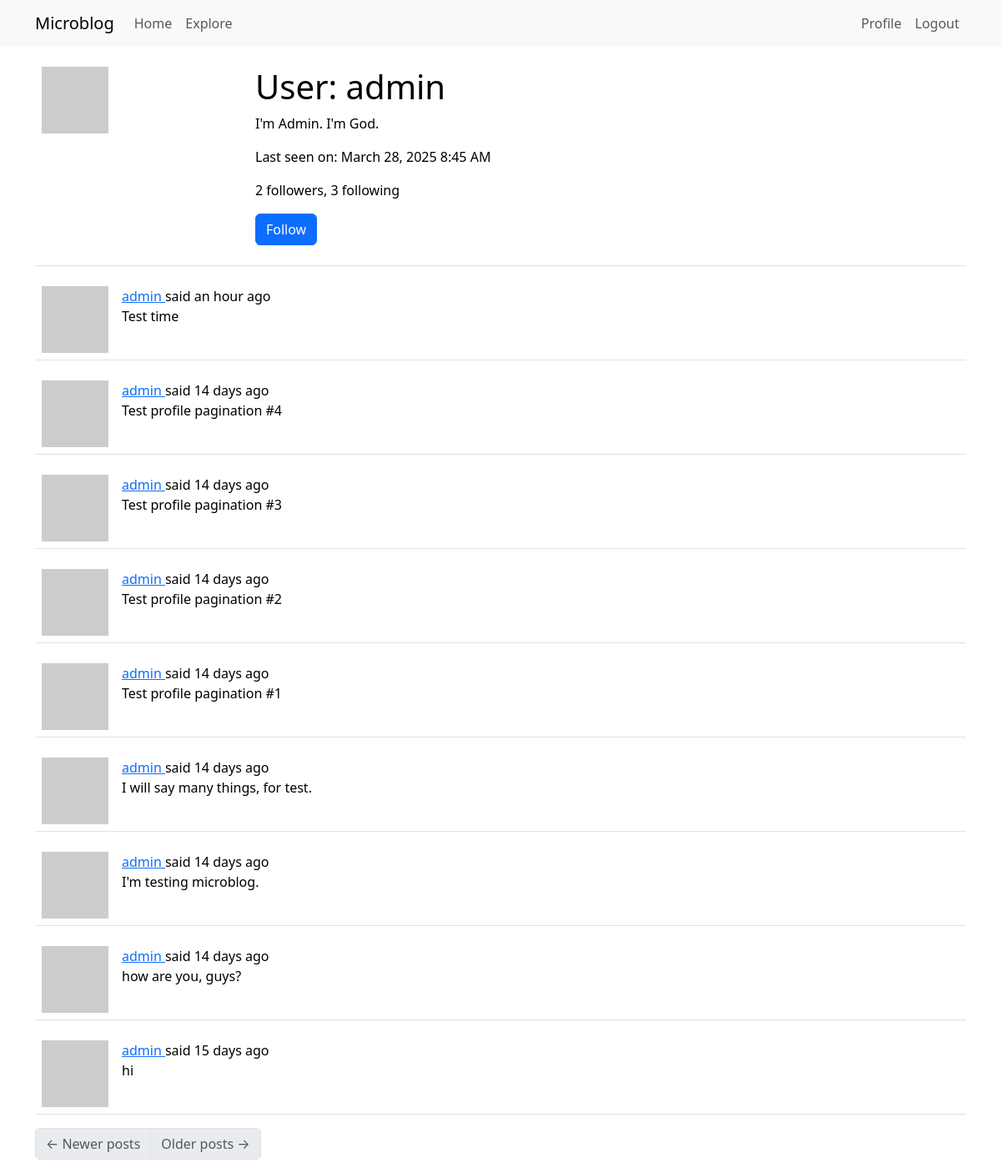
The app's page /user/admin (signed in) with its own data.
### app/models.py (models this page shows, shortened)
class User(UserMixin, db.Model):
    id: so.Mapped[int] = so.mapped_column(primary_key=True)
    username: so.Mapped[str] = so.mapped_column(sa.String(64), index=True,unique=True)
    email: so.Mapped[str] = so.mapped_column(sa.String(120), index=True, unique=True)
    password_hash: so.Mapped[Optional[str]] = so.mapped_column(sa.String(256))
    about_me: so.Mapped[Optional[str]] = so.mapped_column(sa.String(140))
    last_seen: so.Mapped[Optional[datetime]] = so.mapped_column(
        default=lambda:datetime.now(timezone.utc)
    )
    posts: so.WriteOnlyMapped['Post'] = so.relationship(back_populates='author')
    following: so.WriteOnlyMapped['User'] = so.relationship(
        secondary=followers, primaryjoin=(followers.c.follower_id == id),
        secondaryjoin=(followers.c.followed_id == id),
        back_populates='followers'
    )
    followers: so.WriteOnlyMapped['User'] = so.relationship(
        secondary=followers, primaryjoin=(followers.c.followed_id == id),
        secondaryjoin=(followers.c.follower_id == id),
        back_populates='following'
    )
    def avatar(self, size):
        digest = md5(self.email.lower().encode('utf-8')).hexdigest()
        return f'https://www.gravatar.com/avatar/{digest}?d=identicon&s={size}'
    def is_following(self, user):
        query = self.following.select().where(User.id == user.id)
        return db.session.scalar(query) is not None
    def followers_count(self):
        query = sa.select(sa.func.count()).select_from(
            self.followers.select().subquery()
        )
        return db.session.scalar(query)
    def following_count(self):
        query = sa.select(sa.func.count()).select_from(
            self.following.select().subquery()
        )
        return db.session.scalar(query)

class Post(db.Model):
    id: so.Mapped[int] = so.mapped_column(primary_key=True)
    body: so.Mapped[str] = so.mapped_column(sa.String(140))
    timestamp: so.Mapped[datetime] = so.mapped_column(
        index=True, default=lambda: datetime.now(timezone.utc)
    )
    user_id: so.Mapped[int] = so.mapped_column(sa.ForeignKey(User.id),index=True)
    author: so.Mapped[User] = so.relationship(back_populates='posts')

### app/routes.py (the view)
@app.route('/user/<username>')
@login_required
def user(username):
    user = db.first_or_404(sa.select(User).where(User.username == username))
    page = request.args.get('page', 1, type=int)
    query = user.posts.select().order_by(Post.timestamp.desc())
    posts = db.paginate(query, page=page, per_page=app.config['POSTS_PER_PAGE'], error_out=False)
    next_url = url_for('user', username=user.username, page=posts.next_num) if posts.has_next else None
    prev_url = url_for('user', username=user.username, page=posts.prev_num) if posts.has_prev else None
    form = EmptyForm()
    return render_template('user.html', user=user, posts=posts.items, next_url=next_url, prev_url=prev_url, form=form)

### app/forms.py
class EmptyForm(FlaskForm):
    submit = SubmitField('Submit')

### app/__init__.py (called while the page is built)
def get_locale():
    return request.accept_languages.best_match(app.config['LANGUAGES'])

### app/models.py (called while the page is built)
@login.user_loader
def load_user(id):
    return db.session.get(User, int(id))

### app/routes.py (called while the page is built)
@app.before_request
def before_request():
    if current_user.is_authenticated:
        current_user.last_seen = datetime.now(timezone.utc)
        db.session.commit()

### app/templates/user.html (shortened to what this page needs)
{% extends "base.html" %}
{% block content %}
    <table class="table table-hover">
        <tr>
            <td width="256px"><img src="{{ user.avatar(256) }}"></td>
            <td>
                <h1>{{ _('User') }}: {{ user.username }}</h1>
                {% if user.about_me %}<p>{{ user.about_me }}</p>{% endif %}
                {% if user.last_seen %}<p>{{ _('Last seen on') }}: {{ moment(user.last_seen).format('LLL') }}</p>{% endif %}
                <p>{{ _('%(count)d followers', count=user.followers_count()) }}, {{ _('%(count)d following', count=user.following_count()) }}</p>
                {% if user == current_user %}
                <p><a href="{{ url_for('edit_profile') }}">{{ _('Edit your profile') }}</a></p>
                {% elif not current_user.is_following(user) %}
                <p>
                    <form action="{{ url_for('follow', username=user.username) }}" method="post">
                        {{ form.submit(value=_('Follow'), class_='btn btn-primary') }}
                    </form>
                </p>
                {% endif %}
            </td>
        </tr>
    </table>
    {% for post in posts %}
        {% include '_post.html' %}
    {% endfor %}
    <nav aria-label="Post navigation">
        <ul class="pagination">
            <li class="page-item{% if not prev_url %} disabled{% endif %}">
                <a class="page-link" href="{{ prev_url }}">
                    <span aria-hidden="true">&larr;</span> {{ _('Newer posts') }}
                </a>
            </li>
            <li class="page-item{% if not next_url %} disabled{% endif %}">
                <a class="page-link" href="{{ next_url }}">
                    {{ _('Older posts') }} <span aria-hidden="true">&rarr;</span>
                </a>
            </li>
        </ul>
    </nav>
{% endblock %}

### app/templates/_post.html (shortened to what this page needs)
<table class="table table-hover">
    <tr>
        <td width="70px">
            <a href="{{ url_for('user', username=post.author.username) }}">
                <img src="{{ post.author.avatar(70) }}">
            </a>
        </td>
        <td>
            {{ _('%(username)s said %(when)s',
                username=user_link, when=moment(post.timestamp).fromNow()) }}
            <br>
            {{ post.body }}
        </td>
    </tr>
</table>

### records on screen
User: username "admin", about_me "I'm Admin. I'm God.", last_seen "March 28, 2025 8:45 AM"
Post: body "Test time"
Post: body "Test profile pagination #4"
Post: body "Test profile pagination #3"
Post: body "Test profile pagination #2"
Post: body "Test profile pagination #1"
Post: body "I will say many things, for test."
Post: body "I'm testing microblog."
Post: body "how are you, guys?"
Post: body "hi"
